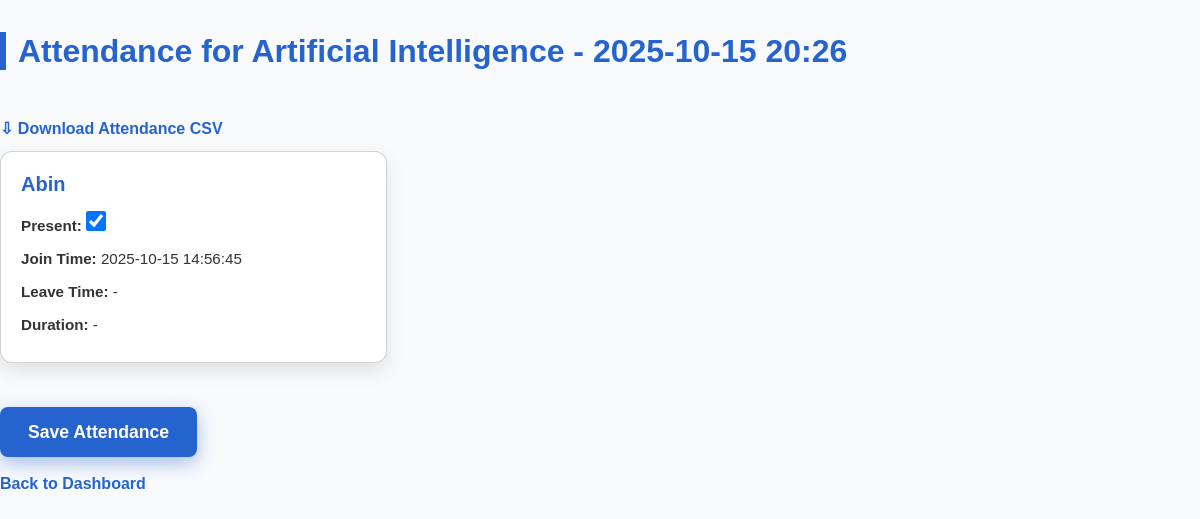
/custom-admin/faculty/meeting/21/attendance/ (signed in), run on the app's committed database.
### main/models.py (models this page shows, shortened)
class Meeting(models.Model):
    subject = models.ForeignKey(Subject, on_delete=models.CASCADE)
    schedule_datetime = models.DateTimeField()
    meeting_link = models.URLField(blank=True, null=True)  # Placeholder for video call link
    video_room_link = models.CharField(max_length=255, blank=True, null=True)

class Subject(models.Model):
    name = models.CharField(max_length=100)
    department = models.ForeignKey(Department, on_delete=models.CASCADE)
    faculty = models.ForeignKey(User, on_delete=models.CASCADE, limit_choices_to={'userprofile__role': 'faculty'})

class Attendance(models.Model):
    meeting = models.ForeignKey(Meeting, on_delete=models.CASCADE)
    student = models.ForeignKey(User, on_delete=models.CASCADE, limit_choices_to={'userprofile__role': 'student'})
    join_time = models.DateTimeField(null=True, blank=True)
    leave_time = models.DateTimeField(null=True, blank=True)
    duration = models.DurationField(null=True, blank=True)
    present = models.BooleanField(default=False)  # Marked True if attendance criteria met

### main/views.py (the view, shortened to what this page needs)
# urls.py: path('faculty/meeting/<int:meeting_id>/attendance/', views.meeting_attendance, name='meeting_attendance'),
@login_required
def meeting_attendance(request, meeting_id):
    meeting = get_object_or_404(Meeting, id=meeting_id, subject__faculty=request.user)
    attendance_records = Attendance.objects.filter(meeting=meeting).select_related('student')
    for record in attendance_records:
        if record.join_time and record.leave_time:
            record.duration = record.leave_time - record.join_time
        else:
            record.duration = None
    return render(request, 'main/meeting_attendance.html', {
        'meeting': meeting,
        'attendance_records': attendance_records,
    })

### main/templates/main/meeting_attendance.html (shortened to what this page needs)
{% load static %}
<!DOCTYPE html>
<html lang="en">
<head>
  <link href="https://cdn.jsdelivr.net/npm/bootstrap@5.3.0/dist/css/bootstrap.min.css" rel="stylesheet" />
</head>
<body>
<h1>Attendance for {{ meeting.subject.name }} - {{ meeting.schedule_datetime|date:"Y-m-d H:i" }}</h1>
<a href="{% url 'export_attendance_csv' meeting.id %}" target="_blank" rel="noopener" class="download-link">
  &#8681; Download Attendance CSV
</a>
<form method="post">
  <div class="attendance-grid">
    {% for record in attendance_records %}
    <div class="card">
      <h5>{{ record.student.get_full_name|default:record.student.username }}</h5>
      <p><strong>Present:</strong> <input type="checkbox" name="present_{{ record.id }}" {% if record.present %}checked{% endif %}></p>
      <p><strong>Join Time:</strong> {% if record.join_time %}{{ record.join_time|date:"Y-m-d H:i:s" }}{% else %}-{% endif %}</p>
      <p><strong>Leave Time:</strong> {% if record.leave_time %}{{ record.leave_time|date:"Y-m-d H:i:s" }}{% else %}-{% endif %}</p>
      <p><strong>Duration:</strong> {% if record.duration %}{{ record.duration }}{% else %}-{% endif %}</p>
    </div>
    {% empty %}
    <p class="text-center text-muted">No attendance records available.</p>
    {% endfor %}
  </div>
  <button type="submit">Save Attendance</button>
</form>
<a href="{% url 'faculty_dashboard' %}" class="back-link">Back to Dashboard</a>
</body>
</html>

### main/templates/main/meeting_attendance.html (style rules this page uses)
body { font-family: 'Poppins', Arial, sans-serif; background-color: #f8fafc; margin: 2rem auto; max-width: 1200px; }
h1 { color: #2564cf; font-weight: 800; margin-bottom: 2rem; border-left: 6px solid #2564cf; padding-left: 12px; font-size: 2rem; }
.attendance-grid { display: grid; grid-template-columns: repeat(auto-fill, minmax(300px, 1fr)); gap: 20px; margin-bottom: 2rem; }
.card { border-radius: 12px; box-shadow: 0 8px 20px rgba(0,0,0,0.1); background-color: white; padding: 20px; transition: transform 0.2s, box-shadow 0.2s; }
.card h5 { font-weight: 600; margin-bottom: 10px; color: #2564cf; }
.card p { margin: 5px 0; font-size: 0.95rem; color: #333; }
input[type="checkbox"] { width: 20px; height: 20px; cursor: pointer; }
button[type="submit"] { background-color: #2564cf; color: white; padding: 12px 28px; font-weight: 700; border-radius: 8px; border: none; cursor: pointer; font-size: 1.1rem; box-shadow: 0 6px 18px rgba(37,100,207,0.4); transition: background-color 0.3s ease, box-shadow 0.3s ease; margin-top: 12px; }
a.back-link, a.download-link { display: inline-block; margin-top: 15px; margin-bottom: 10px; font-weight: 600; color: #2564cf; text-decoration: none; cursor: pointer; transition: color 0.3s ease; }

### data on the page
Meeting: subject.name "Artificial Intelligence", schedule_datetime "2025-10-15 20:26"
Attendance: student.get_full_name "Abin", present "☑", join_time "2025-10-15 14:56:45"
